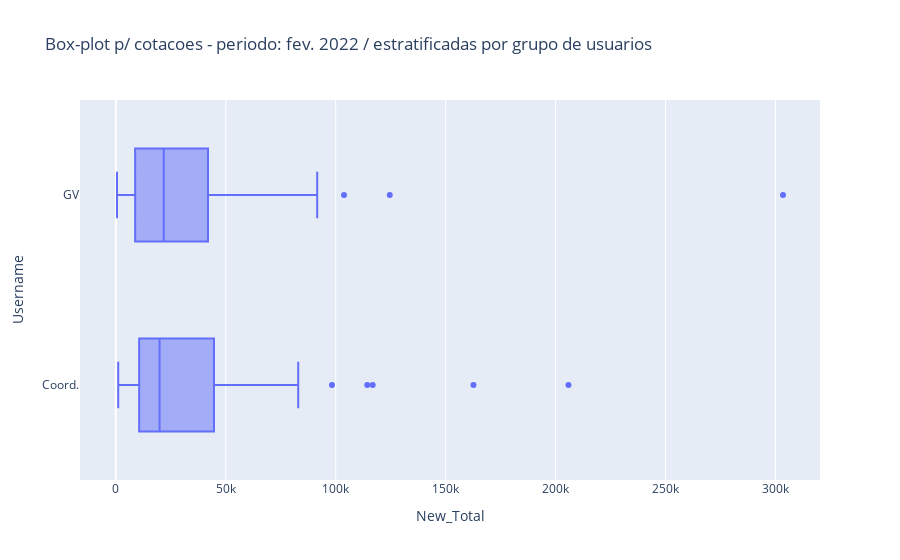

Notebook code for this chart:
### Code cell
# Criar grafico sequencial mostrando qtde quotes criados no mes de fev. 2022 p/ variavel New_Total 
#estratificada) / CAN$

import plotly.express as px
import matplotlib.pyplot as pl 

px.box(nova_tabela, x="New_Total", y="Username", 
       title="Box-plot p/ cotacoes - periodo: fev. 2022 / estratificadas por grupo de usuarios")

### Figure 1 — Plotly figure (JSON) as saved in the notebook; plotly's stock layout.template omitted (floating-point values rounded to 4 significant figures; data arrays with more than 128 entries replaced by an {"elided": "..."} marker saying what was removed)
{"data": [{"alignmentgroup": "True", "hovertemplate": "New_Total=%{x}<br>Username=%{y}<extra></extra>", "legendgroup": "", "marker": {"color": "#636efa"}, "name": "", "notched": false, "offsetgroup": "", "orientation": "h", "showlegend": false, "type": "box", "x": {"elided": "130 float values"}, "x0": " ", "xaxis": "x", "y": {"elided": "130 str values"}, "y0": " ", "yaxis": "y"}], "layout": {"boxmode": "group", "legend": {"tracegroupgap": 0}, "title": {"text": "Box-plot p/ cotacoes - periodo: fev. 2022 / estratificadas por grupo de usuarios"}, "xaxis": {"anchor": "y", "domain": [0, 1], "title": {"text": "New_Total"}}, "yaxis": {"anchor": "x", "domain": [0, 1], "title": {"text": "Username"}}}}
